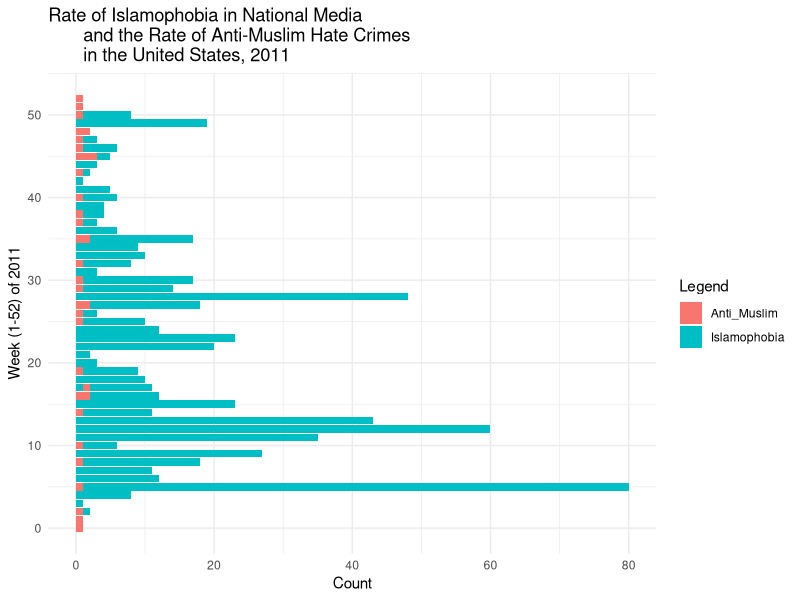
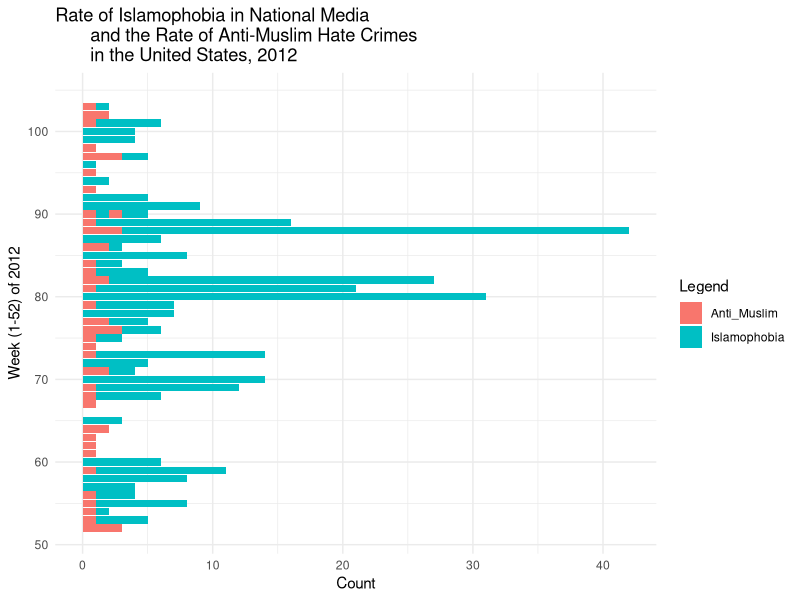
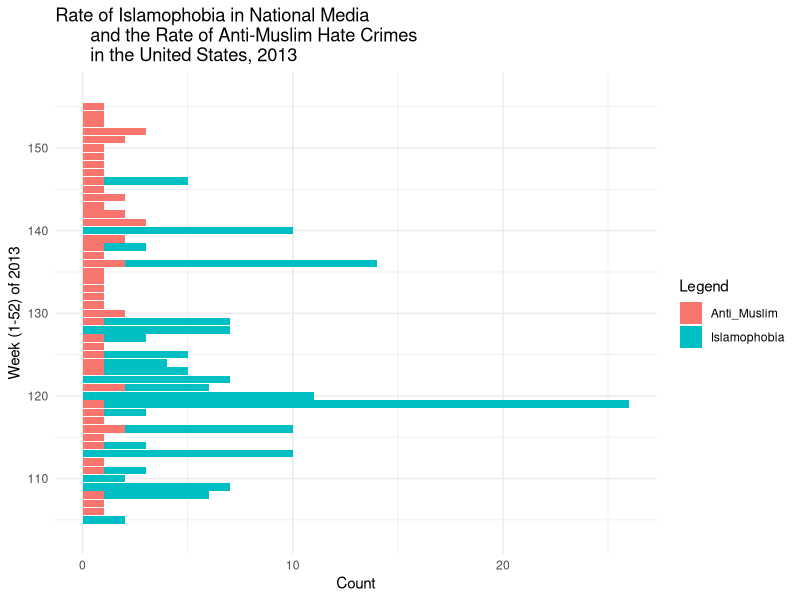
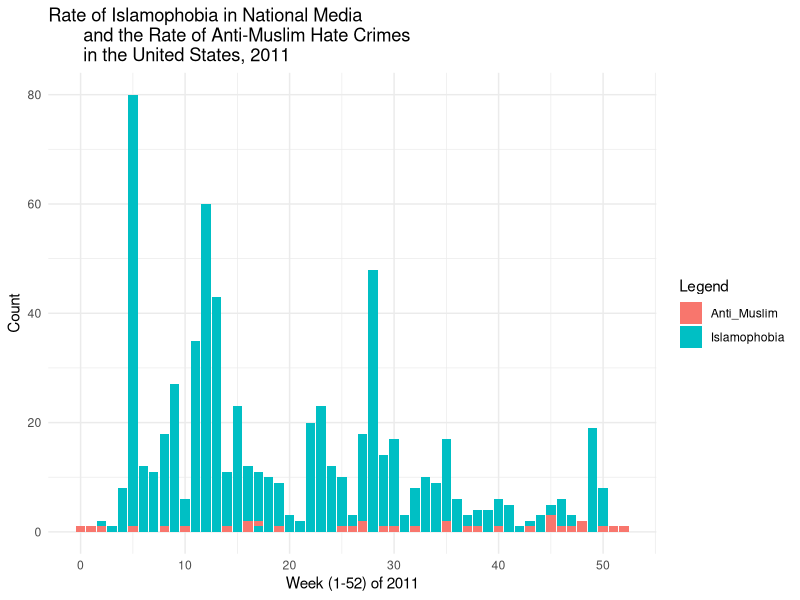
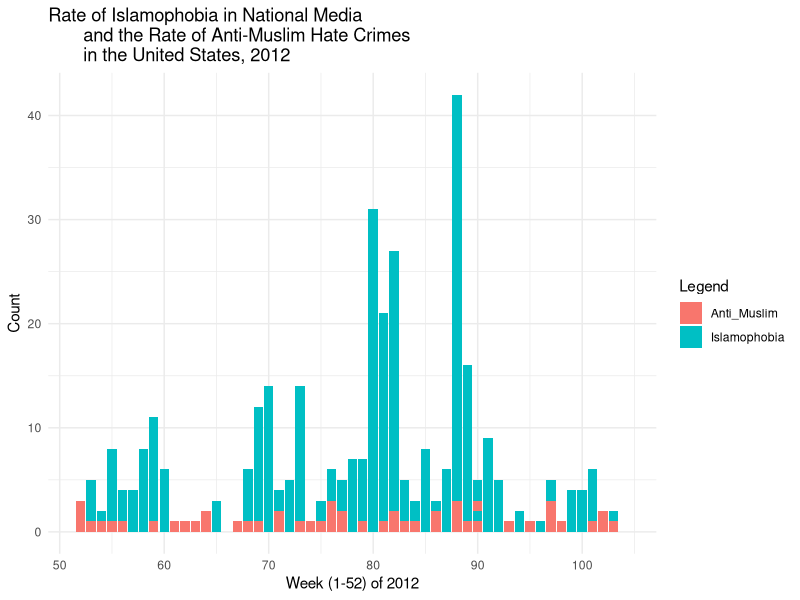
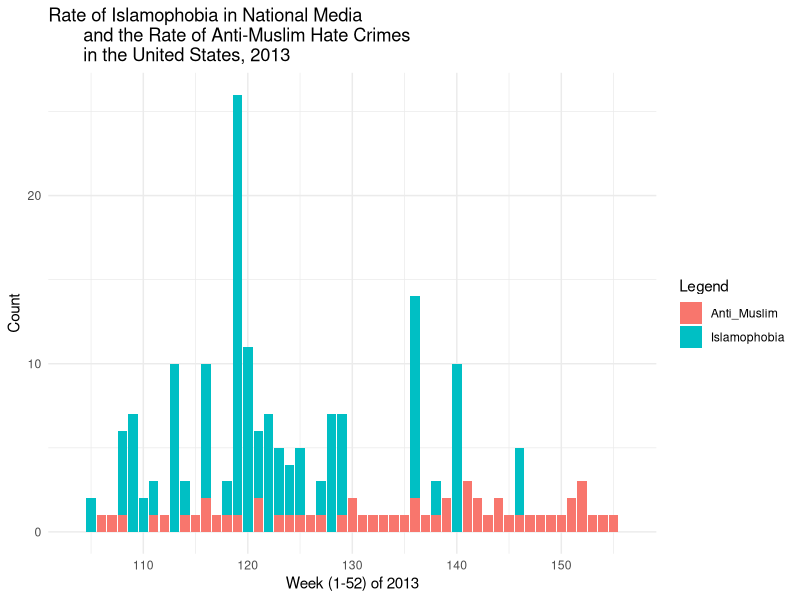
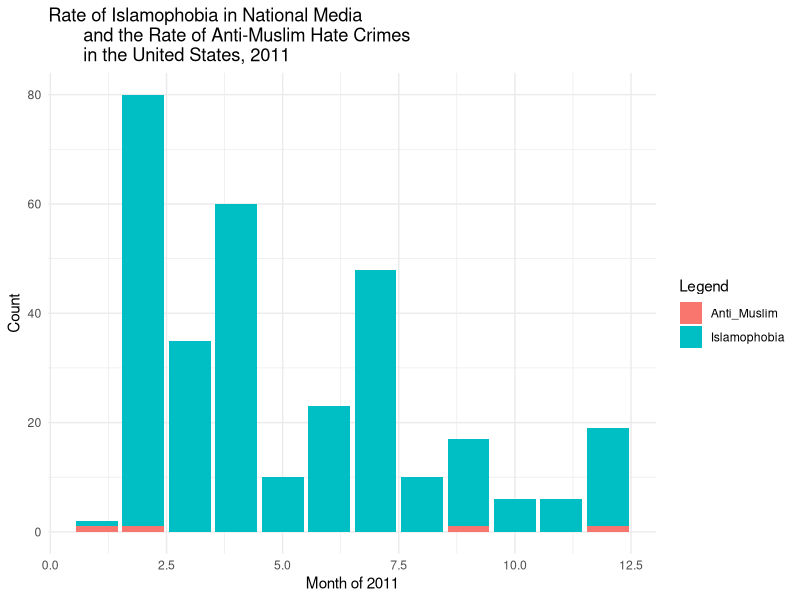
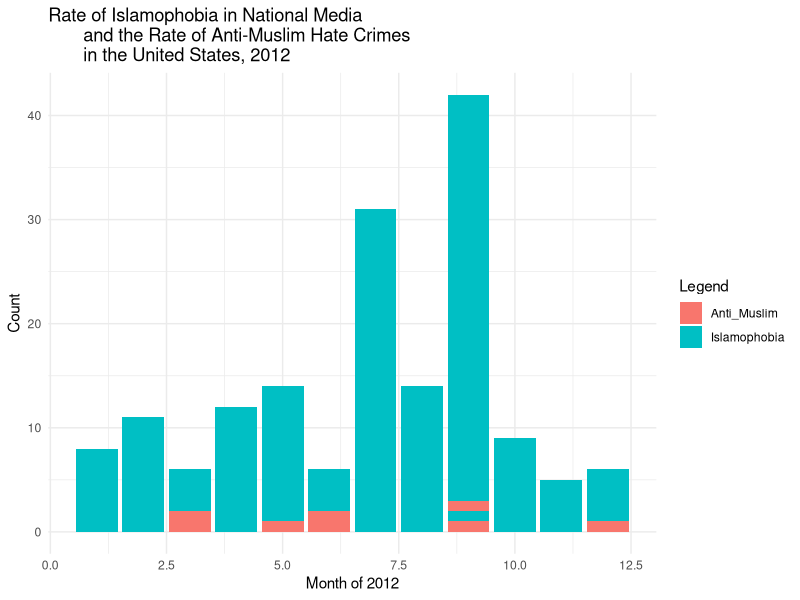

Reproduce these figures in R, in order.
## ---- chunk 1
knitr::opts_chunk$set(echo = TRUE, out.width='1000px', dpi=200)

library(tidyverse)
library(lubridate)



## ---- chunk 2

#Tidying different data sets

new_join <- read_csv("new_join.csv")

new_new_join <- gather(new_join, key = type, value = count, Islamophobia, Anti_Muslim) #Creating "type" variable to plot both sets of data in one visualization

weeks <- new_new_join %>%  #Grouping by week
  mutate(week = (year(newdate) - year(min(newdate)))*52 + 
                 week(newdate) - week(min(newdate)),
               week2 = (as.numeric(newdate) %/% 7) 
         - (as.numeric(min(newdate)) %/% 7)) %>%
  arrange(newdate)

join_2011 <- filter(weeks, Year == "2011") #Filtering by year from grouped weeks data
join_2012 <- filter(weeks, Year == "2012")
join_2013 <- filter(weeks, Year == "2013")


new_join_month1 <- join_2011 %>% mutate(Month = month(newdate))
new_join_month2 <- join_2012 %>% mutate(Month = month(newdate))
new_join_month3 <- join_2013 %>% mutate(Month = month(newdate))

## ---- chunk 3

#Bar chart with coordinates flipped, by week

ggplot(data = join_2011, aes(x=week, y=count, fill=type), group=type) + 
  geom_bar(stat = "identity", position = "identity") +
coord_flip() +
  theme_minimal() +
  labs(title = "Rate of Islamophobia in National Media 
       and the Rate of Anti-Muslim Hate Crimes 
       in the United States, 2011", x = "Week (1-52) of 2011", y = "Count") + 
  scale_fill_discrete(name="Legend")

ggplot(data = join_2012, aes(x=week, y=count, fill=type), group=type) + 
  geom_bar(stat = "identity", position = "identity") +
  coord_flip() +
  theme_minimal() +
  labs(title = "Rate of Islamophobia in National Media 
       and the Rate of Anti-Muslim Hate Crimes 
       in the United States, 2012", x = "Week (1-52) of 2012", y = "Count") + 
  scale_fill_discrete(name="Legend")

ggplot(data = join_2013, aes(x=week, y=count, fill=type), group=type) + 
  geom_bar(stat = "identity", position = "identity") +
  coord_flip() +
  theme_minimal() +
  labs(title = "Rate of Islamophobia in National Media 
       and the Rate of Anti-Muslim Hate Crimes 
       in the United States, 2013", x = "Week (1-52) of 2013", y = "Count") + 
  scale_fill_discrete(name="Legend")
## ---- chunk 4

#Regular bar chart, grouped by week

ggplot(data = join_2011, aes(x=week, y=count, fill=type), group=type) + 
  geom_bar(stat = "identity", position = "identity") +
  theme_minimal() +
  labs(title = "Rate of Islamophobia in National Media 
       and the Rate of Anti-Muslim Hate Crimes 
       in the United States, 2011", x = "Week (1-52) of 2011", y = "Count") + 
  scale_fill_discrete(name="Legend")

ggplot(data = join_2012, aes(x=week, y=count, fill=type), group=type) + 
  geom_bar(stat = "identity", position = "identity") +
  theme_minimal() +
  labs(title = "Rate of Islamophobia in National Media 
       and the Rate of Anti-Muslim Hate Crimes 
       in the United States, 2012", x = "Week (1-52) of 2012", y = "Count") + 
  scale_fill_discrete(name="Legend")

ggplot(data = join_2013, aes(x=week, y=count, fill=type), group=type) + 
  geom_bar(stat = "identity", position = "identity") +
  theme_minimal() +
  labs(title = "Rate of Islamophobia in National Media 
       and the Rate of Anti-Muslim Hate Crimes 
       in the United States, 2013", x = "Week (1-52) of 2013", y = "Count") + 
  scale_fill_discrete(name="Legend")

## ---- chunk 5

ggplot(data = new_join_month1, aes(x=Month, y=count, fill=type), group=type) + 
  geom_bar(stat = "identity", position = "identity") +
  theme_minimal() +
  labs(title = "Rate of Islamophobia in National Media 
       and the Rate of Anti-Muslim Hate Crimes 
       in the United States, 2011", x = "Month of 2011", y = "Count") + 
  scale_fill_discrete(name="Legend")

ggplot(data = new_join_month2, aes(x=Month, y=count, fill=type), group=type) + 
  geom_bar(stat = "identity", position = "identity") +
  theme_minimal() +
  labs(title = "Rate of Islamophobia in National Media 
       and the Rate of Anti-Muslim Hate Crimes 
       in the United States, 2012", x = "Month of 2012", y = "Count") + 
  scale_fill_discrete(name="Legend")

ggplot(data = new_join_month3, aes(x=Month, y=count, fill=type), group=type) + 
  geom_bar(stat = "identity", position = "identity") +
  theme_minimal() +
  labs(title = "Rate of Islamophobia in National Media 
       and the Rate of Anti-Muslim Hate Crimes 
       in the United States, 2013", x = "Month of 2013", y = "Count") + 
  scale_fill_discrete(name="Legend")
## ---- chunk 6

#This a line plot grouped by DAY

ggplot(data = join_2011, aes(x=newdate, y=count, col=type, fill=type)) + geom_line() +
  scale_x_date(date_labels = "%b %d") + xlab("") + ylab("Count")

ggplot(data = join_2012, aes(x=newdate, y=count, col=type)) + geom_line() +
  scale_x_date(date_labels = "%b %d") + xlab("") + ylab("Count")

ggplot(data = join_2013, aes(x=newdate, y=count, col=type)) + geom_line() +
  scale_x_date(date_labels = "%b %d") + xlab("") + ylab("Count")
## ---- chunk 7

#Grouped by WEEK

ggplot(data = join_2011, aes(x=week, y=count, col=type)) + geom_line() 

ggplot(data = join_2012, aes(x=week, y=count, col=type)) + geom_line() 

ggplot(data = join_2013, aes(x=week, y=count, col=type)) + geom_line() 

## ---- chunk 8

join_2011$type <- as.factor(join_2011$type)

join_2011$type = factor(join_2011$type,levels(join_2011$type)[c(2,1)])

ggplot(data = join_2011, aes(x=newdate, y=count, col=type, fill=type, alpha=.3)) + geom_density(stat = "identity") + theme_minimal() + scale_fill_manual(values=c("#bfd0e0", "#027aca")) + scale_color_manual(values=c("#bfd0e0", "#027aca"))
